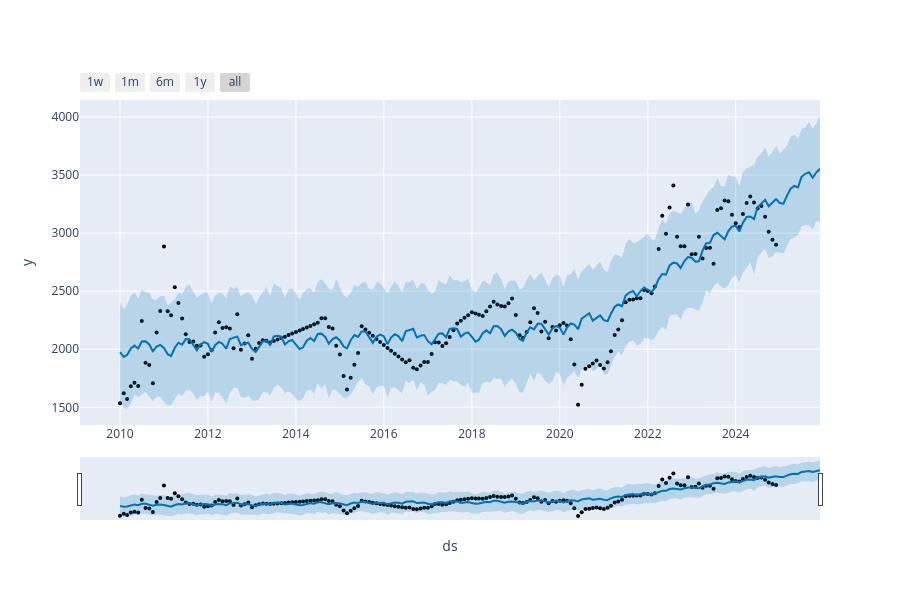

Notebook code for this chart:
### Code cell
# visualize by sections
from prophet.plot import plot_plotly, plot_components_plotly
import plotly.offline as py

fig = plot_plotly(m, forecast)
py.iplot(fig)

### Figure 1 — Plotly figure (JSON) as saved in the notebook; plotly's stock layout.template omitted (floating-point values rounded to 4 significant figures; data arrays with more than 128 entries replaced by an {"elided": "..."} marker saying what was removed)
{"data": [{"marker": {"color": "black", "size": 4}, "mode": "markers", "name": "Actual", "type": "scatter", "x": {"elided": "180 str values"}, "y": {"elided": "180 float values"}}, {"hoverinfo": "skip", "line": {"width": 0}, "mode": "lines", "type": "scatter", "x": {"elided": "192 str values"}, "y": {"elided": "192 float values"}}, {"fill": "tonexty", "fillcolor": "rgba(0, 114, 178, 0.2)", "line": {"color": "#0072B2", "width": 2}, "mode": "lines", "name": "Predicted", "type": "scatter", "x": {"elided": "192 str values"}, "y": {"elided": "192 float values"}}, {"fill": "tonexty", "fillcolor": "rgba(0, 114, 178, 0.2)", "hoverinfo": "skip", "line": {"width": 0}, "mode": "lines", "type": "scatter", "x": {"elided": "192 str values"}, "y": {"elided": "192 float values"}}], "layout": {"height": 600, "showlegend": false, "width": 900, "xaxis": {"rangeselector": {"buttons": [{"count": 7, "label": "1w", "step": "day", "stepmode": "backward"}, {"count": 1, "label": "1m", "step": "month", "stepmode": "backward"}, {"count": 6, "label": "6m", "step": "month", "stepmode": "backward"}, {"count": 1, "label": "1y", "step": "year", "stepmode": "backward"}, {"step": "all"}]}, "rangeslider": {"visible": true}, "title": {"text": "ds"}, "type": "date"}, "yaxis": {"title": {"text": "y"}}}}
